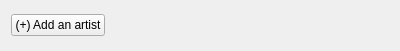
<?xml version="1.0" encoding="UTF-8"?>
<ui version="4.0">
 <class>Form</class>
 <widget class="QWidget" name="Form">
  <property name="geometry">
   <rect>
    <x>0</x>
    <y>0</y>
    <width>400</width>
    <height>51</height>
   </rect>
  </property>
  <property name="windowTitle">
   <string>Form</string>
  </property>
  <layout class="QVBoxLayout" name="verticalLayout">
   <item>
    <layout class="QVBoxLayout" name="_artists_table"/>
   </item>
   <item>
    <layout class="QHBoxLayout" name="_add_artist_button_container">
     <property name="spacing">
      <number>0</number>
     </property>
     <property name="leftMargin">
      <number>0</number>
     </property>
     <property name="topMargin">
      <number>0</number>
     </property>
     <property name="rightMargin">
      <number>0</number>
     </property>
     <item>
      <widget class="QPushButton" name="_add_artist_button">
       <property name="cursor">
        <cursorShape>PointingHandCursor</cursorShape>
       </property>
       <property name="focusPolicy">
        <enum>Qt::StrongFocus</enum>
       </property>
       <property name="text">
        <string>(+) Add an artist</string>
       </property>
      </widget>
     </item>
     <item>
      <spacer name="horizontalSpacer">
       <property name="orientation">
        <enum>Qt::Horizontal</enum>
       </property>
       <property name="sizeHint" stdset="0">
        <size>
         <width>40</width>
         <height>20</height>
        </size>
       </property>
      </spacer>
     </item>
    </layout>
   </item>
  </layout>
 </widget>
 <resources/>
 <connections/>
</ui>
